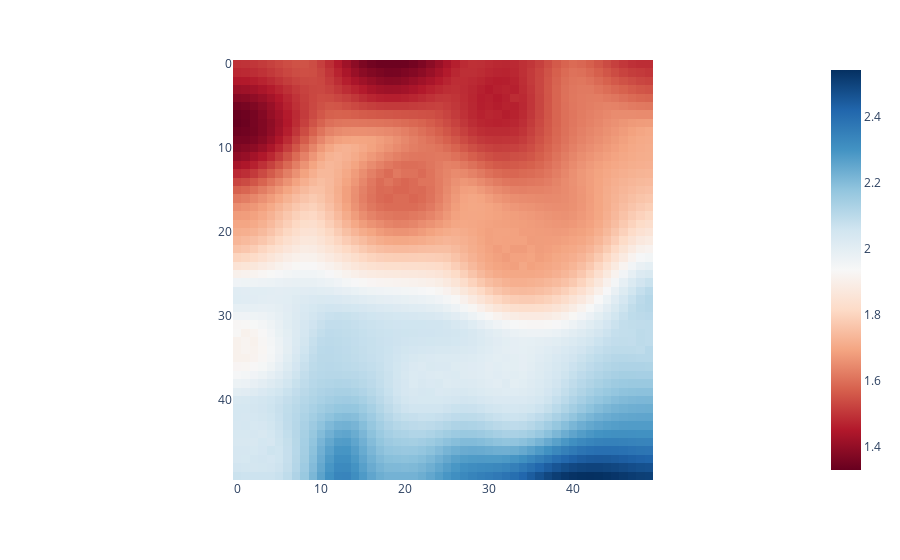

The cell this chart's notebook holds for it:
### Markdown cell above
### Run the function to fill the sinks of the loaded DEM

### Code cell
# Fill the sinks
dem_fill = fill_sinks(dem.copy())

fig = px.imshow(dem_fill,color_continuous_scale='rdbu')
fig.show()

### Figure 1 — Plotly figure (JSON) as saved in the notebook; plotly's stock layout.template omitted (floating-point values rounded to 4 significant figures; data arrays with more than 128 entries replaced by an {"elided": "..."} marker saying what was removed)
{"data": [{"coloraxis": "coloraxis", "hovertemplate": "x: %{x}<br>y: %{y}<br>color: %{z}<extra></extra>", "name": "0", "type": "heatmap", "xaxis": "x", "yaxis": "y", "z": {"elided": "50x50 float values"}}], "layout": {"coloraxis": {"colorscale": [[0, "rgb(103,0,31)"], [0.1, "rgb(178,24,43)"], [0.2, "rgb(214,96,77)"], [0.3, "rgb(244,165,130)"], [0.4, "rgb(253,219,199)"], [0.5, "rgb(247,247,247)"], [0.6, "rgb(209,229,240)"], [0.7, "rgb(146,197,222)"], [0.8, "rgb(67,147,195)"], [0.9, "rgb(33,102,172)"], [1, "rgb(5,48,97)"]]}, "margin": {"t": 60}, "xaxis": {"anchor": "y", "constrain": "domain", "domain": [0, 1], "scaleanchor": "y"}, "yaxis": {"anchor": "x", "autorange": "reversed", "constrain": "domain", "domain": [0, 1]}}}
